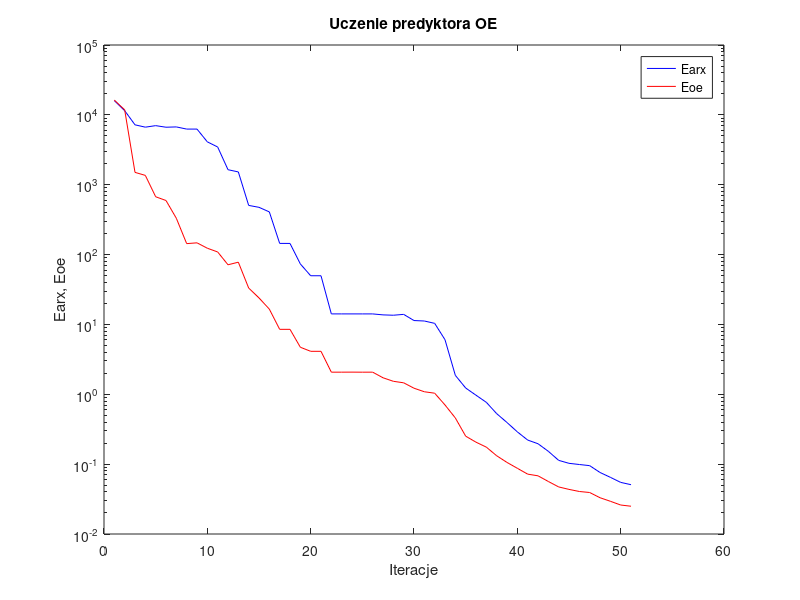
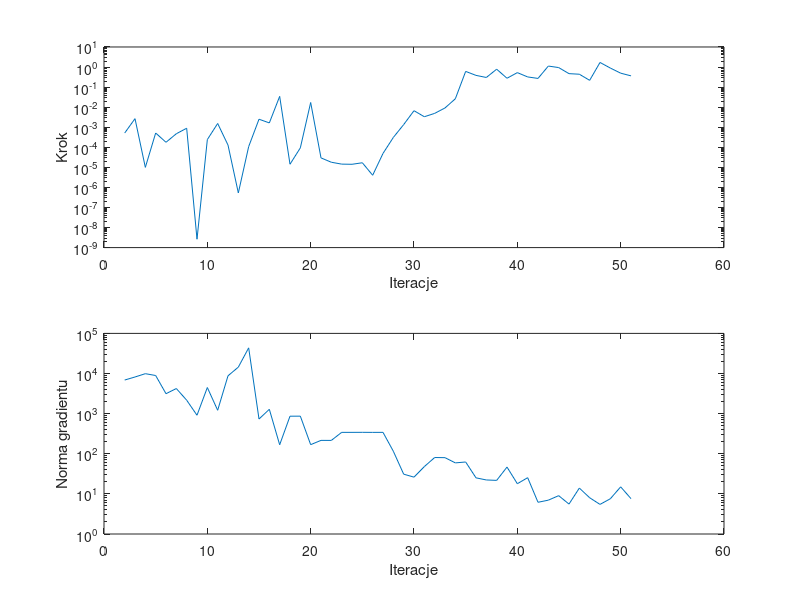

The MATLAB script that drew these images, in order:
%uczenie predyktora oe
clear all;
n=0; farx(n+1)=1.598674e+004; foe(n+1)=1.626308e+004; wspucz(n+1)=0.000000e+000; ng(n+1)=0.000000e+000;
%odnowa zmiennej metryki
n=1; farx(n+1)=1.148855e+004; foe(n+1)=1.181056e+004; krok(n+1)=5.119287e-004; ng(n+1)=6.877765e+003;
n=2; farx(n+1)=7.199780e+003; foe(n+1)=1.501918e+003; krok(n+1)=2.673755e-003; ng(n+1)=8.191785e+003;
n=3; farx(n+1)=6.666446e+003; foe(n+1)=1.360198e+003; krok(n+1)=9.970602e-006; ng(n+1)=9.905144e+003;
n=4; farx(n+1)=7.008481e+003; foe(n+1)=6.724843e+002; krok(n+1)=5.148205e-004; ng(n+1)=8.917758e+003;
n=5; farx(n+1)=6.653403e+003; foe(n+1)=5.941732e+002; krok(n+1)=1.775639e-004; ng(n+1)=3.139577e+003;
n=6; farx(n+1)=6.720387e+003; foe(n+1)=3.308717e+002; krok(n+1)=4.740920e-004; ng(n+1)=4.222566e+003;
n=7; farx(n+1)=6.257772e+003; foe(n+1)=1.434576e+002; krok(n+1)=8.899923e-004; ng(n+1)=2.164495e+003;
n=8; farx(n+1)=6.257768e+003; foe(n+1)=1.472963e+002; krok(n+1)=2.618256e-009; ng(n+1)=9.120600e+002;
n=9; farx(n+1)=4.107074e+003; foe(n+1)=1.232625e+002; krok(n+1)=2.418465e-004; ng(n+1)=4.476308e+003;
n=10; farx(n+1)=3.467427e+003; foe(n+1)=1.089991e+002; krok(n+1)=1.538323e-003; ng(n+1)=1.213054e+003;
n=11; farx(n+1)=1.640041e+003; foe(n+1)=7.142479e+001; krok(n+1)=1.288992e-004; ng(n+1)=8.763660e+003;
n=12; farx(n+1)=1.524027e+003; foe(n+1)=7.780842e+001; krok(n+1)=5.312686e-007; ng(n+1)=1.443587e+004;
n=13; farx(n+1)=5.057336e+002; foe(n+1)=3.319537e+001; krok(n+1)=1.080932e-004; ng(n+1)=4.357281e+004;
n=14; farx(n+1)=4.746466e+002; foe(n+1)=2.395322e+001; krok(n+1)=2.507969e-003; ng(n+1)=7.342870e+002;
n=15; farx(n+1)=4.082131e+002; foe(n+1)=1.656290e+001; krok(n+1)=1.641118e-003; ng(n+1)=1.282171e+003;
n=16; farx(n+1)=1.445541e+002; foe(n+1)=8.507858e+000; krok(n+1)=3.453662e-002; ng(n+1)=1.674923e+002;
n=17; farx(n+1)=1.443945e+002; foe(n+1)=8.506746e+000; krok(n+1)=1.430061e-005; ng(n+1)=8.632853e+002;
n=18; farx(n+1)=7.346107e+001; foe(n+1)=4.714708e+000; krok(n+1)=9.359566e-005; ng(n+1)=8.655331e+002;
n=19; farx(n+1)=4.976759e+001; foe(n+1)=4.123486e+000; krok(n+1)=1.708995e-002; ng(n+1)=1.685623e+002;
n=20; farx(n+1)=4.975225e+001; foe(n+1)=4.121892e+000; krok(n+1)=2.958813e-005; ng(n+1)=2.154847e+002;
n=21; farx(n+1)=1.414996e+001; foe(n+1)=2.073294e+000; krok(n+1)=1.796068e-005; ng(n+1)=2.152384e+002;
n=22; farx(n+1)=1.414928e+001; foe(n+1)=2.073744e+000; krok(n+1)=1.448606e-005; ng(n+1)=3.413994e+002;
n=23; farx(n+1)=1.414645e+001; foe(n+1)=2.076298e+000; krok(n+1)=1.421597e-005; ng(n+1)=3.414999e+002;
n=24; farx(n+1)=1.414502e+001; foe(n+1)=2.072326e+000; krok(n+1)=1.693536e-005; ng(n+1)=3.421452e+002;
n=25; farx(n+1)=1.414463e+001; foe(n+1)=2.073943e+000; krok(n+1)=4.035864e-006; ng(n+1)=3.410713e+002;
%odnowa zmiennej metryki
n=26; farx(n+1)=1.370122e+001; foe(n+1)=1.723836e+000; krok(n+1)=4.937118e-005; ng(n+1)=3.414964e+002;
n=27; farx(n+1)=1.354277e+001; foe(n+1)=1.534712e+000; krok(n+1)=3.099536e-004; ng(n+1)=1.154570e+002;
n=28; farx(n+1)=1.393174e+001; foe(n+1)=1.459934e+000; krok(n+1)=1.353136e-003; ng(n+1)=3.100566e+001;
n=29; farx(n+1)=1.136830e+001; foe(n+1)=1.221847e+000; krok(n+1)=6.669234e-003; ng(n+1)=2.612550e+001;
n=30; farx(n+1)=1.119699e+001; foe(n+1)=1.087107e+000; krok(n+1)=3.334617e-003; ng(n+1)=4.788006e+001;
n=31; farx(n+1)=1.036293e+001; foe(n+1)=1.036711e+000; krok(n+1)=4.901052e-003; ng(n+1)=8.057653e+001;
n=32; farx(n+1)=6.042261e+000; foe(n+1)=7.034300e-001; krok(n+1)=9.127324e-003; ng(n+1)=7.992685e+001;
n=33; farx(n+1)=1.867030e+000; foe(n+1)=4.584869e-001; krok(n+1)=2.617870e-002; ng(n+1)=5.923349e+001;
n=34; farx(n+1)=1.229989e+000; foe(n+1)=2.515957e-001; krok(n+1)=6.065168e-001; ng(n+1)=6.235884e+001;
n=35; farx(n+1)=9.701847e-001; foe(n+1)=2.062566e-001; krok(n+1)=3.839848e-001; ng(n+1)=2.510651e+001;
n=36; farx(n+1)=7.670862e-001; foe(n+1)=1.751857e-001; krok(n+1)=3.020544e-001; ng(n+1)=2.223056e+001;
n=37; farx(n+1)=5.285752e-001; foe(n+1)=1.318657e-001; krok(n+1)=7.808753e-001; ng(n+1)=2.170539e+001;
n=38; farx(n+1)=3.943569e-001; foe(n+1)=1.058060e-001; krok(n+1)=2.760258e-001; ng(n+1)=4.655872e+001;
n=39; farx(n+1)=2.898927e-001; foe(n+1)=8.726458e-002; krok(n+1)=5.271762e-001; ng(n+1)=1.791693e+001;
n=40; farx(n+1)=2.212372e-001; foe(n+1)=7.194954e-002; krok(n+1)=3.214238e-001; ng(n+1)=2.533204e+001;
n=41; farx(n+1)=1.959421e-001; foe(n+1)=6.807093e-002; krok(n+1)=2.709781e-001; ng(n+1)=6.176493e+000;
n=42; farx(n+1)=1.526851e-001; foe(n+1)=5.648083e-002; krok(n+1)=1.119298e+000; ng(n+1)=6.973040e+000;
n=43; farx(n+1)=1.133001e-001; foe(n+1)=4.718866e-002; krok(n+1)=9.413399e-001; ng(n+1)=9.029267e+000;
n=44; farx(n+1)=1.027625e-001; foe(n+1)=4.351066e-002; krok(n+1)=4.686024e-001; ng(n+1)=5.569664e+000;
n=45; farx(n+1)=9.880894e-002; foe(n+1)=4.060159e-002; krok(n+1)=4.386596e-001; ng(n+1)=1.396376e+001;
n=46; farx(n+1)=9.517434e-002; foe(n+1)=3.926538e-002; krok(n+1)=2.176811e-001; ng(n+1)=8.005095e+000;
n=47; farx(n+1)=7.600731e-002; foe(n+1)=3.306423e-002; krok(n+1)=1.691553e+000; ng(n+1)=5.469390e+000;
n=48; farx(n+1)=6.478849e-002; foe(n+1)=2.942239e-002; krok(n+1)=8.913350e-001; ng(n+1)=7.555618e+000;
n=49; farx(n+1)=5.482250e-002; foe(n+1)=2.600243e-002; krok(n+1)=4.951781e-001; ng(n+1)=1.497042e+001;
n=50; farx(n+1)=5.079977e-002; foe(n+1)=2.497489e-002; krok(n+1)=3.635836e-001; ng(n+1)=7.605836e+000;

figure; semilogy(farx,'b'); hold on; semilogy(foe,'r'); xlabel('Iteracje'); ylabel('Earx, Eoe'); legend('Earx','Eoe'); title('Uczenie predyktora OE');
figure; subplot(2,1,1); semilogy(krok); xlabel('Iteracje'); ylabel('Krok');
subplot(2,1,2); semilogy(ng); xlabel('Iteracje'); ylabel('Norma gradientu');
Earx=farx(n+1)
Eoe=foe(n+1)
